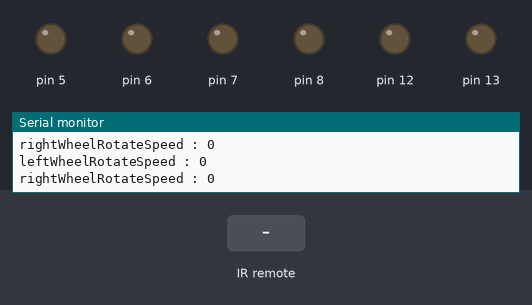
This sketch was run on a simulated Arduino Uno, built with avr-gcc and run on an emulated ATmega328P. Parts: output pins drawn as LEDs (lit = HIGH), the last lines printed to the serial monitor. The inputs (shaded band) are chosen by the test bench.

Above: at 1.2 s.
1.3 s: infrared code 0xFF30CF received
At 2.5 s:
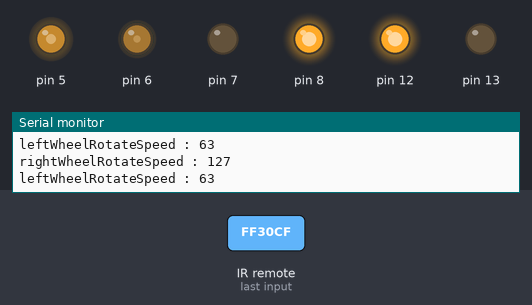
2.8 s: infrared code 0xFF18E7 received
At 4.0 s:
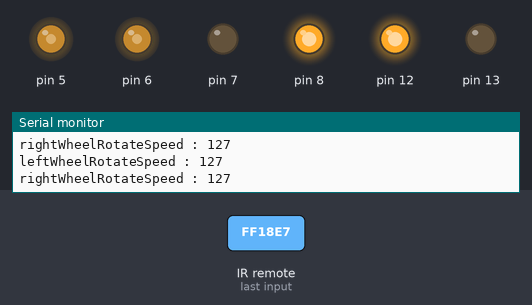
4.3 s: infrared code 0xFF7A85 received
At 4.7 s:
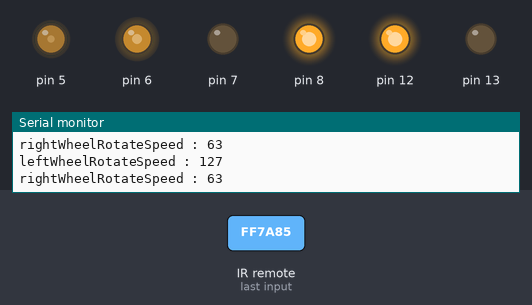
5.8 s: infrared code 0xFF10EF received
At 6.3 s:
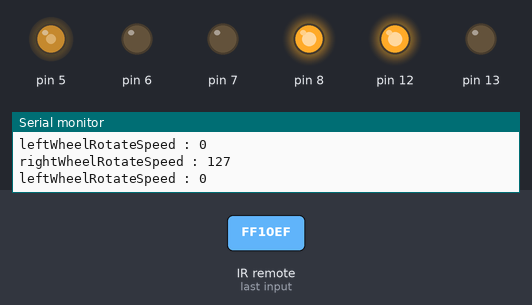
7.3 s: infrared code 0xFF38C7 received
At 8.1 s:
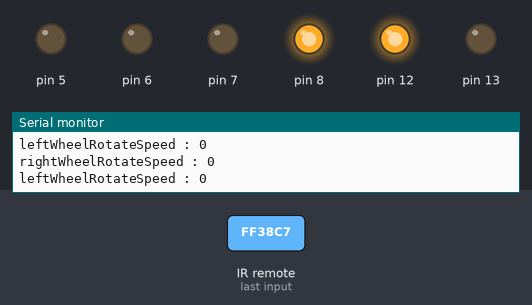
8.8 s: infrared code 0xFF5AA5 received
At 9.7 s:
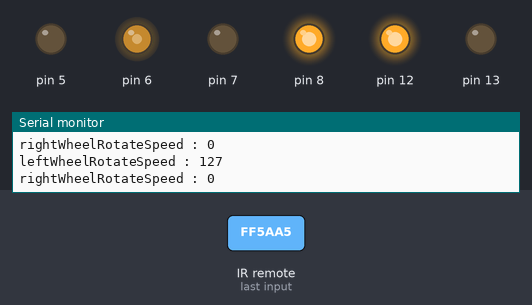
Timing chart, 0 to 11.4 s (numbered marks = the images above; inputs shaded):
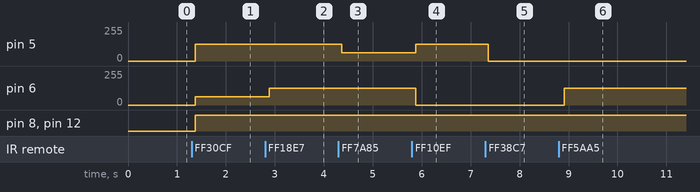

Measured:
- after the input at 1.3 s, pin 5: 0/255 → 127/255 after 0.07 s; pin 6: 0/255 → 63/255 after 0.07 s; pin 8, pin 12: LOW → HIGH after 0.07 s
- after the input at 2.8 s, pin 6: 63/255 → 127/255 after 0.09 s
- after the input at 4.3 s, pin 5: 127/255 → 63/255 after 0.07 s
- after the input at 5.8 s, pin 5: 63/255 → 127/255 after 0.08 s; pin 6: 127/255 → 0/255 after 0.08 s
- after the input at 7.3 s, pin 5: 127/255 → 0/255 after 0.06 s
- after the input at 8.8 s, pin 6: 0/255 → 127/255 after 0.11 s

The sketch:

Move_Uno.ino
```cpp
#include "./Move.hpp"

MOVE move; //IR 통신 및 이동

//Move.hpp
extern uint8_t MAX_WHEEL_ROTATE_SPEED; //최대 바퀴 회전 속도

/// <summary>
/// 한 번 실행
/// </summary>
void setup()
{
#ifdef DEBUG_MODE
  Serial.begin(BITS_PER_SECONDS);
#endif

	MAX_WHEEL_ROTATE_SPEED = (MAX_PWM_VALUE / 2);
	move.Init();
}

/// <summary>
/// 반복 실행
/// </summary>
void loop()
{
	move.RunTask();
}
```

Move.hpp
```cpp
#ifndef _MOVE_HPP_
#define _MOVE_HPP_

#define _VAR_DUMP(name, value) Serial.println(String(name) + " : " +  String(value)); //시리얼 통신에 "name : value" 출력
#define VAR_DUMP(var) _VAR_DUMP(#var, (var))
#define ERROR_LOG(msg) _VAR_DUMP("Error", msg) //오류 로그 출력

#define LENGTH(array) ((sizeof(array)) / (sizeof(array[0])))

#define ARDUINO_RESOLUTION_IN_BITS 10 //아두이노의 비트 단위 해상도
#define MIN_ADC_VALUE 0 //최소 아날로그-디지털 신호 변환 (ADC) 값
#define MAX_ADC_VALUE (((1) << ARDUINO_RESOLUTION_IN_BITS) - 1) //최대 아날로그-디지털 신호 변환 (ADC) 값
#define MIN_PWM_VALUE 0 //최소 펄스 폭 변조 (PWM) 값
#define MAX_PWM_VALUE 255 //최대 펄스 폭 변조 (PWM) 값
#define BITS_PER_SECONDS 9600 //시리얼 통신 위한 초당 비트 단위 전송 속도

#define DEBUG_MODE
#ifndef DEBUG_MODE
#define VAR_DUMP(var) //do nothing
#define ERROR_LOG(msg) //do nothing
#endif

#include <stdint.h>
#include <Arduino.h> // https://github.com/arduino/ArduinoCore-avr

#pragma message("--- Compile Target Architecture ---")
#if defined(ARDUINO_ARCH_AVR)
#pragma message("ARDUINO_ARCH_AVR")
#elif defined(ARDUINO_ARCH_SAM)
#pragma message("ARDUINO_ARCH_SAM")
#elif defined(ARDUINO_ARCH_SAMD)
#pragma message("ARDUINO_ARCH_SAMD")
#elif defined(ARDUINO_ARCH_STM32F4)
#pragma message("ARDUINO_ARCH_STM32F4")
#elif defined(ARDUINO_ARCH_NRF52)
#pragma message("ARDUINO_ARCH_NRF52")
#elif defined(ARDUINO_ARCH_MEGAAVR)
#pragma message("ARDUINO_ARCH_MEGAAVR")
#elif defined(ARDUINO_ARCH_MBED)
#pragma message("ARDUINO_ARCH_MBED")
#else
#error "Unknown Architecture"
#endif

//#include "./Singleton.hpp"
#include "./Move_Pin.h"
#include "./TimeSensitiveJobHandler.hpp"

#include <IRremote.h> // https://github.com/Arduino-IRremote/Arduino-IRremote

static uint8_t MAX_WHEEL_ROTATE_SPEED = (MAX_PWM_VALUE / 2); //최대 바퀴 회전 속도

/// <summary>
/// 차체 이동
/// </summary>
class MOVE
{
public:
	/// <summary>
	/// MOVE 생성자
	/// </summary>
	MOVE()
	{
	}

	/// <summary>
	/// MOVE 소멸자
	/// </summary>
	~MOVE()
	{
	}

	/// <summary>
	/// 초기화 작업 수행
	/// </summary>
	void Init()
	{
		pinMode(wheel_pin::LEFT_EN_OUTPUT, OUTPUT);
		pinMode(wheel_pin::RIGHT_EN_OUTPUT, OUTPUT);

		pinMode(wheel_pin::LEFT_OUPUT1, OUTPUT);
		pinMode(wheel_pin::LEFT_OUTPUT2, OUTPUT);
		pinMode(wheel_pin::RIGHT_OUTPUT1, OUTPUT);
		pinMode(wheel_pin::RIGHT_OUTPUT2, OUTPUT);

		this->_irrecv.setReceivePin(ir_remote_pin::IR_RECV_INPUT);
		this->_irrecv.enableIRIn(); //적외선 신호 수신을 위한 타이머 및 State Machine 구성
	}

	/// <summary>
	/// 작업 수행
	/// </summary>
	void RunTask()
	{
		this->MoveTo(this->GetMoveDirectionFromIrRemote());
	}

private:
	/// <summary>
	/// 적외선 통신 Car MP3 SE-020401 리모콘 버튼 값<para>
	/// https://gist.github.com/steakknife/e419241095f1272ee60f5174f7759867
	/// </para></summary>
	enum class IR_REMOTE_SE_020401_VALUE : const uint32_t
	{
		N0 = 0xFF6897, //0
		N1 = 0xFF30CF, //1
		N2 = 0xFF18E7, //2
		N3 = 0xFF7A85, //3
		N4 = 0xFF10EF, //4
		N5 = 0xFF38C7, //5
		N6 = 0xFF5AA5, //6
		N7 = 0xFF42BD, //7
		N8 = 0xFF4AB5, //8
		N9 = 0xFF52AD, //9
		N100P = 0xFF9867, //100+
		N200P = 0xFFB04F, //200+
		MINUS = 0xFFE01F, //-
		PLUS = 0xFFA857, //+
		EQ = 0xFF906F, //EQ
		PREV = 0xFF22DD, //|<<
		NEXT = 0xFF02FD, //>>|
		PLAY = 0xFFC23D, //>||
		CH_PREV = 0xFFA25D, //CH-
		CH = 0xFF629D, //CH
		CH_NEXT = 0xFFE21D //CH+
	};

	/// <summary>
	/// 이동 방향
	/// </summary>
	enum class MOVE_DIRECTION : const int
	{
		DO_NOTHING = 0,
		FORWARD, //전진
		BACKWARD, //후진
		LEFT, //제자리 좌회전
		RIGHT, //제자리 우회전
		LEFT_AND_FORWARD, //좌회전 및 전진
		RIGHT_AND_FORWARD, //우회전 및 전진
		BRAKE //정지
	};

	/// <summary>
	/// 적외선 통신으로부터 이동 방향 반환
	/// </summary>
	/// <returns>이동 방향</returns>
	MOVE_DIRECTION GetMoveDirectionFromIrRemote()
	{
		static MOVE_DIRECTION retVal = MOVE_DIRECTION::DO_NOTHING;

		if (this->_irrecv.decode(&this->_signal)) //적외선 신호로부터 복호화 된 데이터가 존재하면
		{
			switch (this->_signal.value)
			{
			case static_cast<uint32_t>(IR_REMOTE_SE_020401_VALUE::N2): //전진
				retVal = MOVE_DIRECTION::FORWARD;
				break;

			case static_cast<uint32_t>(IR_REMOTE_SE_020401_VALUE::N8): //후진
				retVal = MOVE_DIRECTION::BACKWARD;
				break;

			case static_cast<uint32_t>(IR_REMOTE_SE_020401_VALUE::N4): //제자리 좌회전
				retVal = MOVE_DIRECTION::LEFT;
				break;

			case static_cast<uint32_t>(IR_REMOTE_SE_020401_VALUE::N6): //제자리 우회전
				retVal = MOVE_DIRECTION::RIGHT;
				break;

			case static_cast<uint32_t>(IR_REMOTE_SE_020401_VALUE::N1): //좌회전 및 전진
				retVal = MOVE_DIRECTION::LEFT_AND_FORWARD;
				break;

			case static_cast<uint32_t>(IR_REMOTE_SE_020401_VALUE::N3): //우회전 및 전진
				retVal = MOVE_DIRECTION::RIGHT_AND_FORWARD;
				break;

			case static_cast<uint32_t>(IR_REMOTE_SE_020401_VALUE::N5): //정지
				retVal = MOVE_DIRECTION::BRAKE;
				break;

			default:
				//do nothing
				break;
			}

			this->_irrecv.resume();
		}

		return retVal;
	}

	/// <summary>
	/// 이동 방향에 따라 차체 이동
	/// </summary>
	/// <param name="moveDirection">이동 방향</param>
	void MoveTo(const MOVE_DIRECTION& moveDirection)
	{
		uint8_t leftWheelRotateSpeed = 0; //왼쪽 바퀴 회전 속도
		uint8_t rightWheelRotateSpeed = 0; //오른쪽 바퀴 회전 속도

		switch (moveDirection) //이동 방향에 따라 각 바퀴의 이동 속도 할당
		{
		case MOVE_DIRECTION::FORWARD:
		case MOVE_DIRECTION::BACKWARD:
			leftWheelRotateSpeed = rightWheelRotateSpeed = MAX_WHEEL_ROTATE_SPEED;
			break;

		case MOVE_DIRECTION::LEFT:
			rightWheelRotateSpeed = MAX_WHEEL_ROTATE_SPEED;
			break;

		case MOVE_DIRECTION::RIGHT:
			leftWheelRotateSpeed = MAX_WHEEL_ROTATE_SPEED;
			break;

		case MOVE_DIRECTION::LEFT_AND_FORWARD:
			leftWheelRotateSpeed = (MAX_WHEEL_ROTATE_SPEED / 2);
			rightWheelRotateSpeed = MAX_WHEEL_ROTATE_SPEED;
			break;

		case MOVE_DIRECTION::RIGHT_AND_FORWARD:
			leftWheelRotateSpeed = MAX_WHEEL_ROTATE_SPEED;
			rightWheelRotateSpeed = (MAX_WHEEL_ROTATE_SPEED / 2);
			break;

		case MOVE_DIRECTION::BRAKE:
			break;

		default:
			break;
		}

		VAR_DUMP(leftWheelRotateSpeed);
		VAR_DUMP(rightWheelRotateSpeed);

		switch (moveDirection) //이동 방향에 따라 출력 방향 설정
		{
		case MOVE_DIRECTION::FORWARD:
		case MOVE_DIRECTION::LEFT:
		case MOVE_DIRECTION::RIGHT:
		case MOVE_DIRECTION::LEFT_AND_FORWARD:
		case MOVE_DIRECTION::RIGHT_AND_FORWARD:
			//전진 위한 출력 1 활성화, 출력 2 비활성화
			digitalWrite(wheel_pin::LEFT_OUPUT1, HIGH);
			digitalWrite(wheel_pin::LEFT_OUTPUT2, LOW);
			digitalWrite(wheel_pin::RIGHT_OUTPUT1, HIGH);
			digitalWrite(wheel_pin::RIGHT_OUTPUT2, LOW);
			break;

		case MOVE_DIRECTION::BACKWARD:
			//후진 위한 출력 1 비활성화, 출력 2 활성화
			digitalWrite(wheel_pin::LEFT_OUPUT1, LOW);
			digitalWrite(wheel_pin::LEFT_OUTPUT2, HIGH);
			digitalWrite(wheel_pin::RIGHT_OUTPUT1, LOW);
			digitalWrite(wheel_pin::RIGHT_OUTPUT2, HIGH);
			break;

		case MOVE_DIRECTION::BRAKE:
			break;

		default:
			break;
		}

		//각 바퀴의 회전 속도에 따라 제어
		analogWrite(wheel_pin::LEFT_EN_OUTPUT, leftWheelRotateSpeed);
		analogWrite(wheel_pin::RIGHT_EN_OUTPUT, rightWheelRotateSpeed);
	}

private:
	IRrecv _irrecv; //IR 신호 수신 개체
	decode_results _signal; //디코딩 된 IR 신호
};
#endif
```

Move_Pin.h
```cpp
#ifndef _MOVE_PIN_H_
#define _MOVE_PIN_H_

/// <summary>
/// 적외선 통신 핀 정의
/// </summary>
namespace ir_remote_pin
{
	const int IR_RECV_INPUT = A0; //적외선 통신 수신 입력 (ANALOG)
}

/// <summary>
/// 바퀴에 대한 핀 정의
/// </summary>
namespace wheel_pin
{
	const int RIGHT_EN_OUTPUT = 5; //오른쪽 바퀴 속도 조절을 위한 1,2 활성화 핀 (PWM)
	const int LEFT_EN_OUTPUT = 6; //왼쪽 바퀴 속도 조절을 위한 3,4 활성화 핀 (PWM)

	const int LEFT_OUPUT1 = 12; //왼쪽 바퀴 출력 핀 1
	const int LEFT_OUTPUT2 = 13; //왼쪽 바퀴 출력 핀 2

	const int RIGHT_OUTPUT1 = 8; //오른쪽 바퀴 출력 핀 1
	const int RIGHT_OUTPUT2 = 7; //오른쪽 바퀴 출력 핀 2
}
#endif
```

TimeSensitiveJobHandler.hpp
```cpp
#ifndef _TIME_SENSITIVE_JOB_HANDLER_H_
#define _TIME_SENSITIVE_JOB_HANDLER_H_

// https://www.best-microcontroller-projects.com/arduino-millis.html
// https://www.best-microcontroller-projects.com/arduino-timer-interrupt.html
// https://forum.arduino.cc/t/delay-and-interrupts/405046

using TIME_SENSITIVE_JOB_ADDR_TYPE = void(*)(void); //Time Sensitive 작업

/// <summary>
/// Time Sensitive 작업 핸들러
/// </summary>
class TIME_SENSITIVE_JOB_HANDLER
{
public:
	/// <summary>
	/// Time Sensitive 작업 수행 (인터럽트 차단)
	/// </summary>
	/// <param name="timeSensitiveJobAddrType">Time Sensitive 작업</param>
	static inline void HandleBlockingInterruptJob(TIME_SENSITIVE_JOB_ADDR_TYPE timeSensitiveJobAddrType)
	{
		cli(); //인터럽트 비활성화
		timeSensitiveJobAddrType(); //run
		sei(); //인터럽트 재활성화
	}

	/// <summary>
	/// 밀리초 단위 지연 수행 (인터럽트 비차단)
	/// </summary>
	/// <param name="msDuration">밀리초 단위 시간</param>
	static inline void HandleNonBlockingInterruptDelay(unsigned long msDuration)
	{
		unsigned long startMs = millis(); //호출 시점의 시간 (ms)

		while (millis() - startMs < msDuration) //대기해야 할 시간만큼 대기
		{
			//do nothing
		}
	}

	/// <summary>
	/// 마이크로초 단위 지연 수행 (인터럽트 비차단)
	/// </summary>
	/// <param name="usDuration">지연이 수행 될 마이크로초 단위 시간</param>
	static inline void HandleNonBlockingInterruptDelayMs(unsigned long usDuration)
	{
		unsigned long startUs = micros(); //호출 시점의 시간 (us)

		while (micros() - startUs < usDuration) //대기해야 할 시간만큼 대기
		{
			//do nothing
		}
	}

private:
	/// <summary>
	/// TIME_SENSITIVE_JOB_HANDLER 생성자
	/// </summary>
	TIME_SENSITIVE_JOB_HANDLER()
	{
	}

	/// <summary>
	/// TIME_SENSITIVE_JOB_HANDLER 소멸자
	/// </summary>
	~TIME_SENSITIVE_JOB_HANDLER()
	{
	}
};
#endif
```
